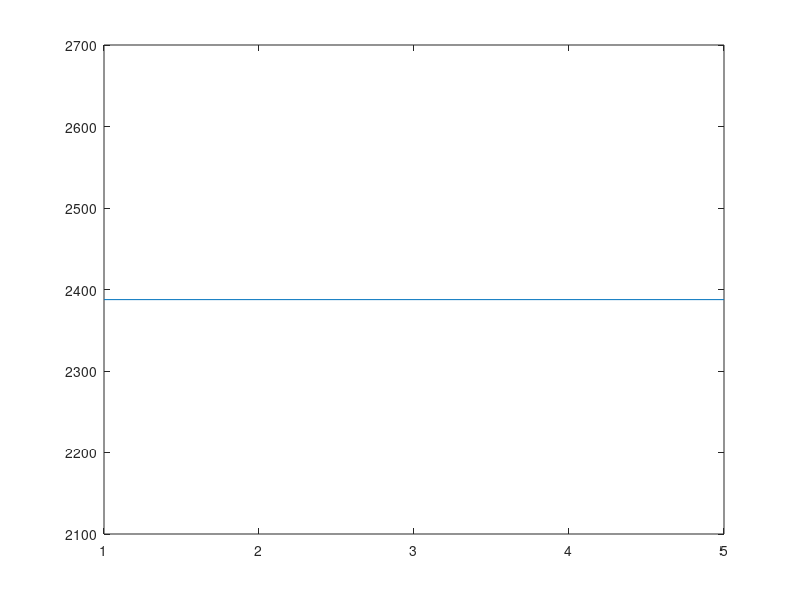

Write the MATLAB code that produced this figure. (Note: this script raises an error after producing the figure.)
clear
clc
%envirment setting
Ts = 0.1;          % loop time [s]
d = 25.5*0.001;     %           [m]
sampling_num = 20; %Similation step
N = 5;              % Prediction horizon

J1 = 0.420*0.24215^2/3; %      [kgm2]
J2 = 0.225*0.1759^2/3;  %      [kgm2]

k1 = 2*9.8;             %      [N/m]
k2 = 2*5.9;             %      [N/m]

c1 = 0.01;              %      [Ns/m]
c2 = 0.01;              %      [Ns/m]

tau=0.0005;
delta_1=c1/tau-k1;
delta_2=c2/tau-k2;


%control value
xr = [deg2rad(30); 0; deg2rad(20)+deg2rad(20); 0]; %rad rad/s rad rad/s
x0 = [0.3; 0; 0.3; 0];                                 %initial state
x0_initial=x0;

q1=zeros(1,sampling_num);
q1_dot=zeros(1,sampling_num);
q2=zeros(1,sampling_num);
q2_dot=zeros(1,sampling_num);

theta1=zeros(1,sampling_num);
theta2=zeros(1,sampling_num);

X = [q1; q1_dot; q2; q2_dot];
X(:,1) = x0;
U = [theta1; theta2];

Ac = [      0           1          0         0   ;
      -(k1+k2)/J1  -(c1+c2)/J1   k2/J1     c2/J1 ;
            0           0          0         1   ;
          k2/J2       c2/J2     -k2/J2    -c2/J2];

Bc = [   0       0   ;
       k1/J1  -k2/J1 ;
         0       0   ;
         0     k2/J2];

Cc = eye(size(Ac));

Dc = 0;
sys = ss(Ac, Bc, Cc, Dc);
sysd = c2d(sys, Ts, 'zoh');
Ad=sysd.A;
Bd=sysd.B;
[nx, nu] = size(Bd);

% Constraints_py ver
umin = [-(100.*3.141592/180.)-d*(100.*3.141592/180.); -(100.*3.141592/180.)-d*(100.*3.141592/180.)];
umax = [ (100.*3.141592/180.)+d*(100.*3.141592/180.);  (100.*3.141592/180.)+d*(100.*3.141592/180.)];
xmin = [-(100.*3.141592/180.); -(90.*3.141592/180.); -(100.*3.141592/180.); -(90.*3.141592/180.);];
xmax = [(100.*3.141592/180.); (90.*3.141592/180.); (100.*3.141592/180.); (90.*3.141592/180.);];

% Objective function
Q = diag([10 1 10 1]); %position control version
QN = Q;
R = 0.05*eye(2);

% Cast MPC problem to a QP: x = (x(0),x(1),...,x(N),u(0),...,u(N-1))
% - quadratic objective
P = blkdiag( kron(speye(N), Q), QN, kron(speye(N), R) );
% - linear objective
q = [repmat(-Q*xr, N, 1); -QN*xr; zeros(N*nu, 1)];
% - linear dynamics
Ax = kron(speye(N+1), -speye(nx)) + kron(sparse(diag(ones(N, 1), -1)), Ad);
Bu = kron([sparse(1, N); speye(N)], Bd);
Aeq = [Ax, Bu];
leq = [-x0; zeros(N*nx, 1)];
ueq = leq;
% - input and state constraints
Aineq = speye((N+1)*nx + N*nu);
lineq = [repmat(xmin, N+1, 1); repmat(umin, N, 1)];
uineq = [repmat(xmax, N+1, 1); repmat(umax, N, 1)];
% - OSQP constraints
A = [Aeq; Aineq];
l = [leq; lineq];
u = [ueq; uineq];

buf=zeros(1,N);
for i=1:1:N
    delay_1=delta_1*exp(-Ts*i/tau);
    buf(1,i)=(k1+delay_1)/J1;
    delay_2=delta_2*exp(-Ts*i/tau);

    Bc_i = [      0                  0       ;
           (k1+delay_1)/J1  -(k2+delay_2)/J1 ;
                  0                  0       ;
                  0          (k2+delay_2)/J2];

    sys = ss(Ac, Bc_i, Cc, Dc);
    sysd = c2d(sys, Ts, 'zoh');
    Bd_i=sysd.B;

    A(i*nx+1:(i+1)*nx,nx*(N+1)+nu*(i-1)+1:nx*(N+1)+nu*i)=Bd_i;

end
plot(buf)

% Create an OSQP object
prob = osqp;

% Setup workspace
prob.setup(P, q, A, l, u);


%
% Simulate in closed loop
for i = 1 : sampling_num
    dw=i
    res = prob.solve();
    if ~strcmp(res.info.status, 'solved')
        error('OSQP did not solve the problem!')
    end
    ctrl = res.x((N+1)*nx+1:(N+1)*nx+nu);

    x0 = Ad*x0 + Bd*(ctrl);
    % x0 = Ad*x0;
    X(:,i+1) = x0;
    U(:,i+1) = ctrl;


    % Update initial state
    l(1:nx) = -x0;
    u(1:nx) = -x0;
    prob.update('l', l, 'u', u);


end

% Assuming data preparation for Xr and X0
Xr = xr*ones(1, sampling_num); % Replicating Xr sampling_num times
X0 = x0_initial*ones(1, sampling_num); % Replicating X0 sampling_num times

set(gcf, 'Color', 'w'); % Setting the background to white

% Drawing each subplot
subplot(4,2,1)
plot(X(1,:), 'LineWidth', 2)
hold on
plot(1, X0(1,1), 'bo', 'MarkerSize', 6, 'LineWidth', 1);
plot(Xr(1,:), '--r', 'LineWidth', 3)
hold off
ylim([-1 1])
xlabel('step', 'FontName', 'Times New Roman', 'FontSize', 12, 'FontWeight', 'bold')
ylabel('q1', 'FontName', 'Times New Roman', 'FontSize', 12, 'FontWeight', 'bold')

subplot(4,2,2)
plot(X(2,:), 'LineWidth', 2)
hold on
plot(1, X0(2,1), 'bo', 'MarkerSize', 6, 'LineWidth', 1);
plot(Xr(2,:), '--r', 'LineWidth', 2)
hold off
ylim([-1 1])
xlabel('step', 'FontName', 'Times New Roman', 'FontSize', 12, 'FontWeight', 'bold')
ylabel('q1_dot', 'FontName', 'Times New Roman', 'FontSize', 12, 'FontWeight', 'bold')

subplot(4,2,3)
plot(X(3,:), 'LineWidth', 2)
hold on
plot(1, X0(3,1), 'bo', 'MarkerSize', 6, 'LineWidth', 1);
plot(Xr(3,:), '--r', 'LineWidth', 2)
hold off
ylim([-1 1])
xlabel('step', 'FontName', 'Times New Roman', 'FontSize', 12, 'FontWeight', 'bold')
ylabel('q2', 'FontName', 'Times New Roman', 'FontSize', 12, 'FontWeight', 'bold')

subplot(4,2,4)
plot(X(4,:), 'LineWidth', 2)
hold on
plot(1, X0(4,1), 'bo', 'MarkerSize', 6, 'LineWidth', 1);
plot(Xr(4,:), '--r', 'LineWidth', 2)
hold off
ylim([-1 1])
xlabel('step', 'FontName', 'Times New Roman', 'FontSize', 12, 'FontWeight', 'bold')
ylabel('q2_dot', 'FontName', 'Times New Roman', 'FontSize', 12, 'FontWeight', 'bold')

subplot(4,2,7)
plot(U(1,:), 'LineWidth', 2)
ylim([-1 1])
xlabel('step', 'FontName', 'Times New Roman', 'FontSize', 12, 'FontWeight', 'bold')
ylabel('theta1', 'FontName', 'Times New Roman', 'FontSize', 12, 'FontWeight', 'bold')

subplot(4,2,8)
plot(U(2,:), 'LineWidth', 2)
ylim([-1 1])
xlabel('step', 'FontName', 'Times New Roman', 'FontSize', 12, 'FontWeight', 'bold')
ylabel('theta2', 'FontName', 'Times New Roman', 'FontSize', 12, 'FontWeight', 'bold')





%%
%model parameter setting 
J1 = 0.420*0.24215^2/3;
J2 = 0.225*0.1759^2/3;

k1 = 2*9.8;
k2 = 2*5.9;

c1 = 0.0001;
c2 = 0.0001;

A = [  0       1       0       0;
    -k1/J1  -c1/J1   k2/J1     0;
       0       0       0       1;
       0       0    -k2/J2  -c2/J2];

B = [  0       0;
     k1/J1  -k2/J1;
       0       0;
       0     k2/J1];

C = eye(size(A));

D = 0;

Wc = ctrb(A,B);
rankWc = rank(Wc)

% 제어 가능성 확인
if rankWc == size(A,1)
    disp('System is controllable.');
else
    disp('System is not controllable.');
end

Wo = obsv(A,C);
rankWo = rank(Wo)

% 관측 가능성 확인
if rankWo == size(A,1)
    disp('System is observable.');
else
    disp('System is not observable.');
end
